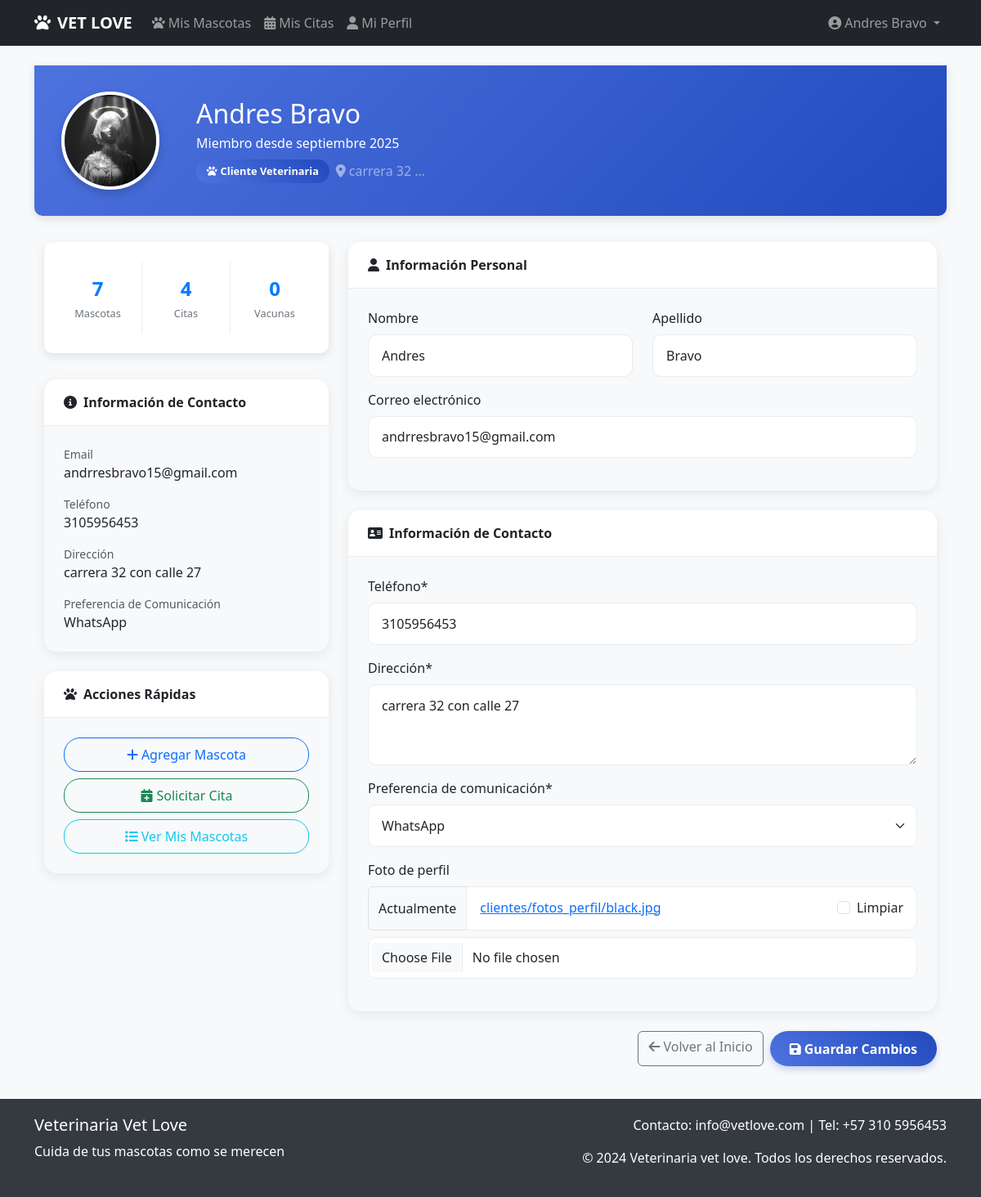
Screenshot of /clientes/perfil/ (signed in) with the database file from the repository.
### clientes/models.py (models this page shows, shortened)
class Cliente(models.Model):
    usuario = models.OneToOneField(User, on_delete=models.CASCADE, verbose_name="Usuario")
    telefono = models.CharField(max_length=15, verbose_name="Teléfono")
    direccion = models.TextField(verbose_name="Dirección")
    fecha_registro = models.DateTimeField(auto_now_add=True, verbose_name="Fecha de registro")
    preferencias_comunicacion = models.CharField(
        max_length=20,
        choices=[
            ('email', 'Email'),
            ('sms', 'SMS'),
            ('whatsapp', 'WhatsApp')
        ],
        default='email',
        verbose_name="Preferencias de comunicación"
    )
    foto_perfil = models.ImageField(
        upload_to='clientes/fotos_perfil/',
        null=True,
        blank=True,
        verbose_name="Foto de perfil",
        default='clientes/fotos_perfil/default.png'
    )
    class Meta:
        verbose_name = "Cliente"
        verbose_name_plural = "Clientes"

### clientes/views.py (the view)
# urls.py: path('perfil/', cliente_required(views.perfil_cliente), name='perfil_cliente'),
@login_required
def perfil_cliente(request):
    if request.user.is_staff or request.user.is_superuser:
        messages.warning(request, 'Los administradores deben usar el panel de administración.')
        return redirect('admin:index')
    try:
        cliente = request.user.cliente
    except Cliente.DoesNotExist:
        return redirect('clientes:crear_perfil_cliente')
    mascotas_count = Mascota.objects.filter(cliente=cliente).count()
    citas_count = Cita.objects.filter(mascota__cliente=cliente).count()
    vacunas_count = Vacuna.objects.filter(mascota__cliente=cliente).count()
    if request.method == 'POST':
        user_form = UserForm(request.POST, instance=request.user)
        cliente_form = ClienteForm(request.POST, request.FILES, instance=cliente)
        if user_form.is_valid() and cliente_form.is_valid():
            user_form.save()
            cliente_form.save()
            messages.success(request, 'Tu perfil ha sido actualizado correctamente.')
            return redirect('clientes:perfil_cliente')
    else:
        user_form = UserForm(instance=request.user)
        cliente_form = ClienteForm(instance=cliente)
    return render(request, 'clientes/perfil.html', {
        'user_form': user_form,
        'cliente_form': cliente_form,
        'cliente': cliente,
        'mascotas_count': mascotas_count,
        'citas_count': citas_count,
        'vacunas_count': vacunas_count,
    })

### templates/clientes/perfil.html (shortened to what this page needs)
{% extends 'base.html' %}
{% load crispy_forms_tags %}
{% load static %}
{% block extra_css %}
<link rel="stylesheet" href="{% static 'clientes/css/perfil.css' %}">
{% endblock %}
{% block content %}
<div class="profile-header">
    <div class="container">
        <div class="row align-items-center">
            <div class="col-md-2 text-center">
                <div class="profile-avatar">
                    {% if cliente.foto_perfil %}
                        <img src="{{ cliente.foto_perfil.url }}" alt="Foto de perfil" class="img-fluid rounded-circle" style="width: 100%; height: 100%; object-fit: cover;">
                    {% else %}
                        <span class="profile-avatar-text">
                            {{ request.user.first_name|first|default:request.user.username|first|upper }}
                        </span>
                    {% endif %}
                </div>
            </div>
            <div class="col-md-7">
                <h1 class="h2 mb-1">{{ request.user.get_full_name|default:request.user.username }}</h1>
                <p class="mb-1">Miembro desde {{ request.user.date_joined|date:"F Y" }}</p>
                <div class="d-flex align-items-center mt-2">
                    <span class="badge-premium me-2">
                        <i class="fas fa-paw me-1"></i>Cliente Veterinaria
                    </span>
                    <span class="text-white-50">
                        <i class="fas fa-map-marker-alt me-1"></i>{{ cliente.direccion|truncatewords:2 }}
                    </span>
                </div>
            </div>
        </div>
    </div>
</div>
<div class="container">
    <div class="row">
        <div class="col-md-4">
            <div class="profile-stats">
                <div class="row text-center">
                    <div class="col-4 stat-item">
                        <div class="stat-number">{{ mascotas_count|default:0 }}</div>
                        <div class="stat-label">Mascotas</div>
                    </div>
                    <div class="col-4 stat-item">
                        <div class="stat-number">{{ citas_count|default:0 }}</div>
                        <div class="stat-label">Citas</div>
                    </div>
                    <div class="col-4 stat-item">
                        <div class="stat-number">{{ vacunas_count|default:0 }}</div>
                        <div class="stat-label">Vacunas</div>
                    </div>
                </div>
            </div>
            <div class="profile-card">
                <div class="card-header">
                    <i class="fas fa-info-circle me-2"></i>Información de Contacto
                </div>
                <div class="card-body">
                    <div class="mb-3">
                        <div class="text-muted small">Email</div>
                        <div>{{ request.user.email|default:"No especificado" }}</div>
                    </div>
                    <div class="mb-3">
                        <div class="text-muted small">Teléfono</div>
                        <div>{{ cliente.telefono|default:"No especificado" }}</div>
                    </div>
                    <div class="mb-3">
                        <div class="text-muted small">Dirección</div>
                        <div>{{ cliente.direccion|default:"No especificada" }}</div>
                    </div>
                    <div>
                        <div class="text-muted small">Preferencia de Comunicación</div>
                        <div>{{ cliente.get_preferencias_comunicacion_display|default:"No especificada" }}</div>
                    </div>
                </div>
            </div>
            <div class="profile-card">
                <div class="card-header">
                    <i class="fas fa-paw me-2"></i>Acciones Rápidas
                </div>
                <div class="card-body">
                    <div class="d-grid gap-2">
                        <a href="{% url 'mascotas:agregar_mascota' %}" class="btn btn-outline-primary">
                            <i class="fas fa-plus me-1"></i>Agregar Mascota
                        </a>
                        <a href="{% url 'citas:solicitar_cita' %}" class="btn btn-outline-success">
                            <i class="fas fa-calendar-plus me-1"></i>Solicitar Cita
                        </a>
                        <a href="{% url 'mascotas:lista_mascotas' %}" class="btn btn-outline-info">
                            <i class="fas fa-list me-1"></i>Ver Mis Mascotas
                        </a>
                    </div>
                </div>
            </div>
        </div>
        <div class="col-md-8">
            <form method="post" id="profile-form" enctype="multipart/form-data">
                <div class="profile-card">
                    <div class="card-header">
                        <i class="fas fa-user me-2"></i>Información Personal
                    </div>
                    <div class="card-body">
                        <div class="row">
                            <div class="col-md-6">
                                <div class="mb-3">
                                    {{ user_form.first_name|as_crispy_field }}
                                </div>
                            </div>
                            <div class="col-md-6">
                                <div class="mb-3">
                                    {{ user_form.last_name|as_crispy_field }}
                                </div>
                            </div>
                        </div>
                        <div class="mb-3">
                            {{ user_form.email|as_crispy_field }}
                        </div>
                    </div>
                </div>
                <div class="profile-card">
                    <div class="card-header">
                        <i class="fas fa-address-card me-2"></i>Información de Contacto
                    </div>
                    <div class="card-body">
                        <div class="mb-3">
                            {{ cliente_form.telefono|as_crispy_field }}
                        </div>
                        <div class="mb-3">
                            {{ cliente_form.direccion|as_crispy_field }}
                        </div>
                        <div class="mb-3">
                            {{ cliente_form.preferencias_comunicacion|as_crispy_field }}
                        </div>
                        <div class="mb-3">
                            {{ cliente_form.foto_perfil|as_crispy_field }}
                        </div>
                    </div>
                </div>
            </form>
            <div class="d-flex justify-content-end mt-3">
                <a href="{% url 'mascotas:lista_mascotas' %}" class="btn btn-outline-secondary me-2">
                    <i class="fas fa-arrow-left me-1"></i>Volver al Inicio
                </a>
                <button type="submit" form="profile-form" class="edit-button">
                    <i class="fas fa-save me-1"></i>Guardar Cambios
                </button>
            </div>
        </div>
    </div>
</div>
{% endblock %}

### templates/base.html (shortened to what this page needs)
<!DOCTYPE html>
<html lang="es">
<head>
    <link href="https://cdn.jsdelivr.net/npm/bootstrap@5.3.0/dist/css/bootstrap.min.css" rel="stylesheet">
    <link rel="stylesheet" href="https://cdnjs.cloudflare.com/ajax/libs/font-awesome/6.4.0/css/all.min.css">
    {% block extra_css %}{% endblock %}
</head>
<body>
    <nav class="navbar navbar-expand-lg navbar-dark {% if user.is_staff %}admin-nav{% else %}bg-dark{% endif %} fixed-top">
        <div class="container">
           <a class="navbar-brand" href="{% url 'home' %}">
                <i class="fas fa-paw me-2"></i>VET LOVE
           </a>
            <div class="collapse navbar-collapse" id="navbarNav">
                <ul class="navbar-nav me-auto">
                    {% if user.is_staff %}
                    <li class="nav-item">
                        <a class="nav-link" href="{% url 'administracion:dashboard_admin' %}">
                            <i class="fas fa-tachometer-alt me-1"></i>Dashboard
                        </a>
                    </li>
                    <li class="nav-item">
                        <a class="nav-link" href="{% url 'admin:index' %}">
                            <i class="fas fa-cog me-1"></i>Panel Admin
                        </a>
                    </li>
                    <li class="nav-item">
                        <a class="nav-link" href="{% url 'admin:clientes_cliente_changelist' %}">
                            <i class="fas fa-users me-1"></i>Clientes
                        </a>
                    </li>
                    <li class="nav-item">
                        <a class="nav-link" href="{% url 'admin:mascotas_mascota_changelist' %}">
                            <i class="fas fa-paw me-1"></i>Mascotas
                        </a>
                    </li>
                    <li class="nav-item">
                        <a class="nav-link" href="{% url 'admin:citas_cita_changelist' %}">
                            <i class="fas fa-calendar-alt me-1"></i>Citas
                        </a>
                    </li>
                    {% else %}
                    <li class="nav-item">
                        <a class="nav-link" href="{% url 'mascotas:lista_mascotas' %}">
                            <i class="fas fa-paw me-1"></i>Mis Mascotas
                        </a>
                    </li>
                    <li class="nav-item">
                        <a class="nav-link" href="{% url 'citas:mis_citas' %}">
                            <i class="fas fa-calendar-alt me-1"></i>Mis Citas
                        </a>
                    </li>
                    <li class="nav-item">
                        <a class="nav-link" href="{% url 'clientes:perfil_cliente' %}">
                            <i class="fas fa-user me-1"></i>Mi Perfil
                        </a>
                    </li>
                    {% endif %}
                </ul>
                <ul class="navbar-nav">
                    {% if user.is_authenticated %}
                    <li class="nav-item dropdown">
                        <a class="nav-link dropdown-toggle" href="#" id="navbarDropdown" role="button" data-bs-toggle="dropdown">
                            <i class="fas fa-user-circle me-1"></i>{{ user.get_full_name|default:user.username }}
                        </a>
                    </li>
                    {% else %}
                    <li class="nav-item">
                        <a class="nav-link" href="{% url 'login' %}">
                            <i class="fas fa-sign-in-alt me-1"></i>Iniciar Sesión
                        </a>
                    </li>
                    {% endif %}
                </ul>
            </div>
        </div>
    </nav>
    <main class="container mt-4">
        {% block content %}
        {% endblock %}
    </main>
    <footer class="footer">
        <div class="container">
            <div class="row">
                <div class="col-md-6">
                    <h5>Veterinaria Vet Love</h5>
                    <p>Cuida de tus mascotas como se merecen</p>
                </div>
                <div class="col-md-6 text-md-end">
                    <p>Contacto: info@vetlove.com | Tel: +57 310 5956453</p>
                    <p>&copy; 2024 Veterinaria vet love. Todos los derechos reservados.</p>
                </div>
            </div>
        </div>
    </footer>
</body>
</html>

### rows the page displays
Cliente: foto_perfil (picture), direccion "carrera 32 …", telefono "3105956453", direccion "carrera 32 con calle 27", preferencias_comunicacion "WhatsApp"

### other values shown
{{ user.get_full_name|default:user.username }} "Andres Bravo"
{{ request.user.get_full_name|default:request.user.username }} "Andres Bravo"
{{ request.user.date_joined|date:"F Y" }} "septiembre 2025"
{{ mascotas_count|default:0 }} "7"
{{ citas_count|default:0 }} "4"
{{ vacunas_count|default:0 }} "0"
{{ request.user.email|default:"No especificado" }} "andrresbravo15@gmail.com"
